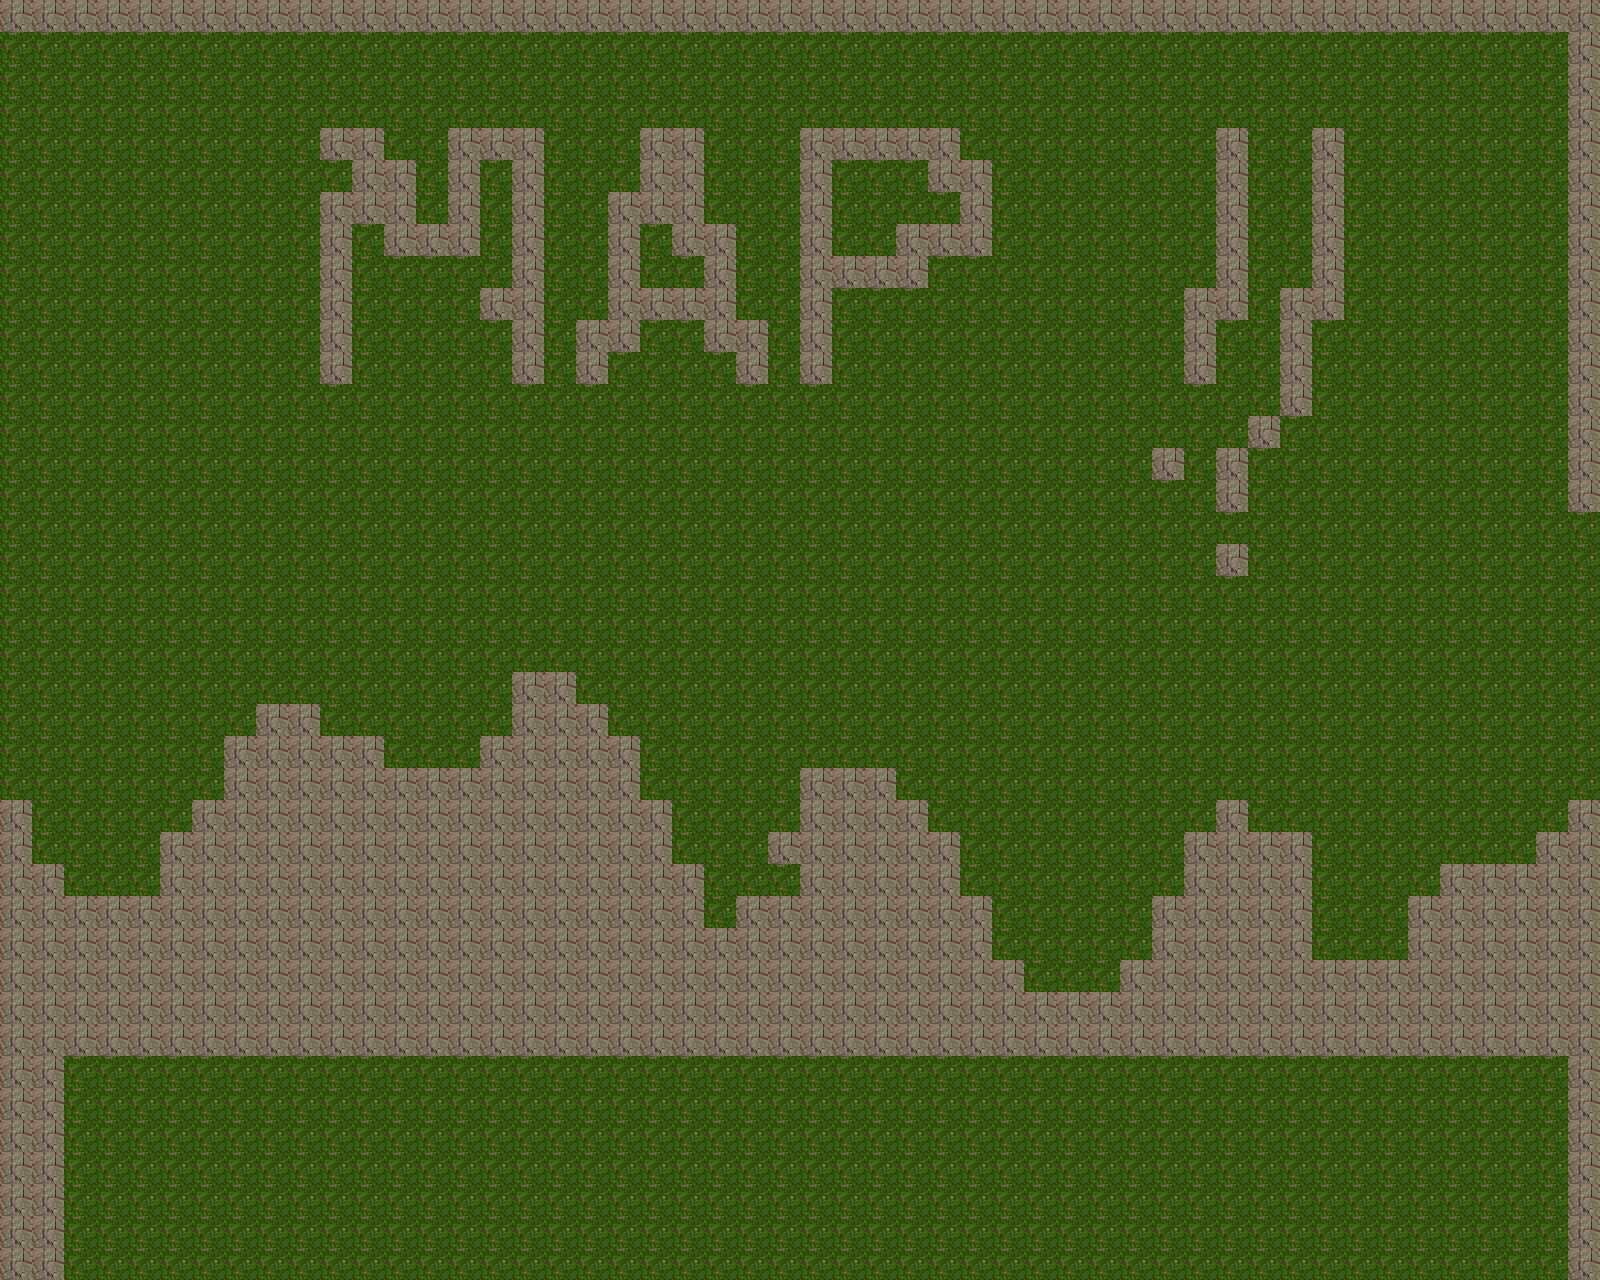

The image is a tile-based game level rendered from a .tmx file. Its description and source (layers, tilesets, objects; grid data summarised) follow:
An orthogonal 50x40 tile map with 32x32 px tiles, 1 tile layer (Tile Layer 1), 2 tilesets.

<map version="1.0" orientation="orthogonal" width="50" height="40" tilewidth="32" tileheight="32">
 <tileset firstgid="1" name="grass" tilewidth="32" tileheight="32">
  <image source="grass.png" width="128" height="128" />
 </tileset>
 <tileset firstgid="17" name="rocks" tilewidth="32" tileheight="32">
  <image source="rocks.png" width="128" height="128" />
  <tile id="0">
   <properties>
    <property name="blocked" value="true" />
   </properties>
  </tile>
 </tileset>
 <layer name="Tile Layer 1" width="50" height="40">
  <data>[2000 cells, 2000 non-empty, 2 distinct tile ids]</data>
 </layer>
</map>
